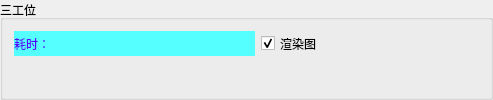
    <widget class="QGroupBox" name="groupBox_8">
     <property name="title">
      <string>三工位</string>
     </property>
     <layout class="QGridLayout" name="gridLayout_9">
      <item row="0" column="1">
       <widget class="QCheckBox" name="checkBox_RenderThird">
        <property name="maximumSize">
         <size>
          <width>16777215</width>
          <height>51</height>
         </size>
        </property>
        <property name="text">
         <string>渲染图</string>
        </property>
        <property name="checked">
         <bool>true</bool>
        </property>
       </widget>
      </item>
      <item row="1" column="0" colspan="3">
       <widget class="MyLabel" name="label_ThirdImage">
        <property name="styleSheet">
         <string notr="true">background-image: url(:/CMainWindow/Resources/background.png);</string>
        </property>
        <property name="text">
         <string/>
        </property>
       </widget>
      </item>
      <item row="0" column="0">
       <widget class="QLabel" name="label_ThirdTime">
        <property name="minimumSize">
         <size>
          <width>241</width>
          <height>0</height>
         </size>
        </property>
        <property name="maximumSize">
         <size>
          <width>241</width>
          <height>51</height>
         </size>
        </property>
        <property name="styleSheet">
         <string notr="true">background-color: rgb(85, 255, 255);
color: rgb(85, 0, 255);</string>
        </property>
        <property name="text">
         <string>耗时：</string>
        </property>
       </widget>
      </item>
      <item row="0" column="2">
       <widget class="QLabel" name="label_ThirdResult">
        <property name="minimumSize">
         <size>
          <width>151</width>
          <height>0</height>
         </size>
        </property>
        <property name="maximumSize">
         <size>
          <width>151</width>
          <height>51</height>
         </size>
        </property>
        <property name="styleSheet">
         <string notr="true">image: url(:/CMainWindow/Resources/OK.svg);</string>
        </property>
        <property name="text">
         <string/>
        </property>
       </widget>
      </item>
     </layout>
    </widget>
